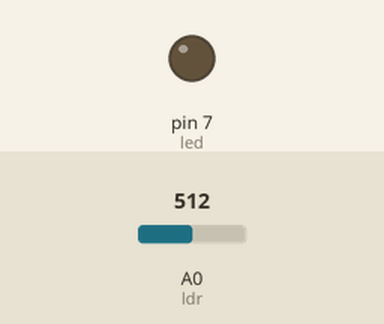
Simulated run of this sketch. Board: Arduino Uno, built with avr-gcc and run on an emulated ATmega328P. On the bench: output pins drawn as LEDs (lit = HIGH). The test bench sets the inputs (shaded band); at power-on: A0 (ldr) = 512.

Above: at 1.8 s.
1.9 s: A0 (ldr) set to 360
3.4 s: A0 (ldr) set to 326
At 4.7 s:
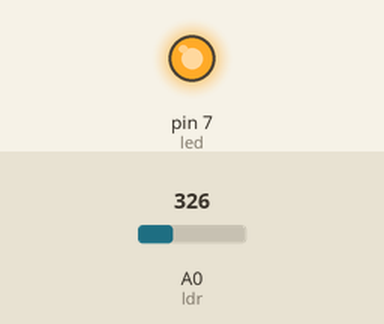
5.5 s: A0 (ldr) set to 351
At 7.2 s:
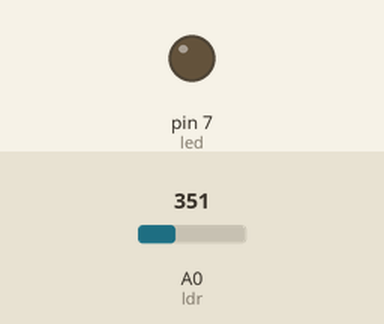
7.5 s: A0 (ldr) set to 331
At 9.0 s:
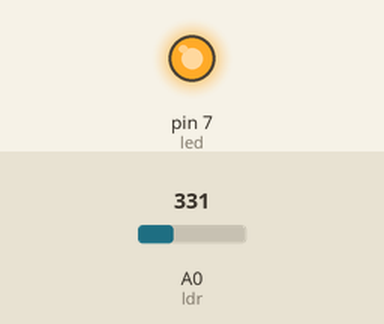
Timing chart, 0 to 10.5 s (numbered marks = the images above; inputs shaded):
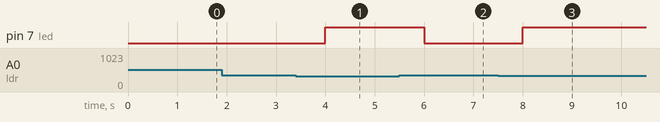

The sketch:

sketch_feb20a.ino.ino
```cpp
int ldr = A0;
int led = 7;
void setup() {
  pinMode(led,OUTPUT);
}

void loop() {
  int ldrReading = analogRead(ldr);
  if (ldrReading <=  341)
    digitalWrite(led,HIGH);
  else
    digitalWrite(led,LOW);
  delay(1000);
}
```

Measured:
- the behaviour switches between 342 and 341 on A0 (ldr) (found by bisection; images 0 and 1)
- after the input at 1.9 s, every drawn part: stays the same
- after the input at 3.4 s, pin 7 (led): LOW → HIGH after 0.60 s
- after the input at 5.5 s, pin 7 (led): HIGH → LOW after 0.50 s
- after the input at 7.5 s, pin 7 (led): LOW → HIGH after 0.50 s
